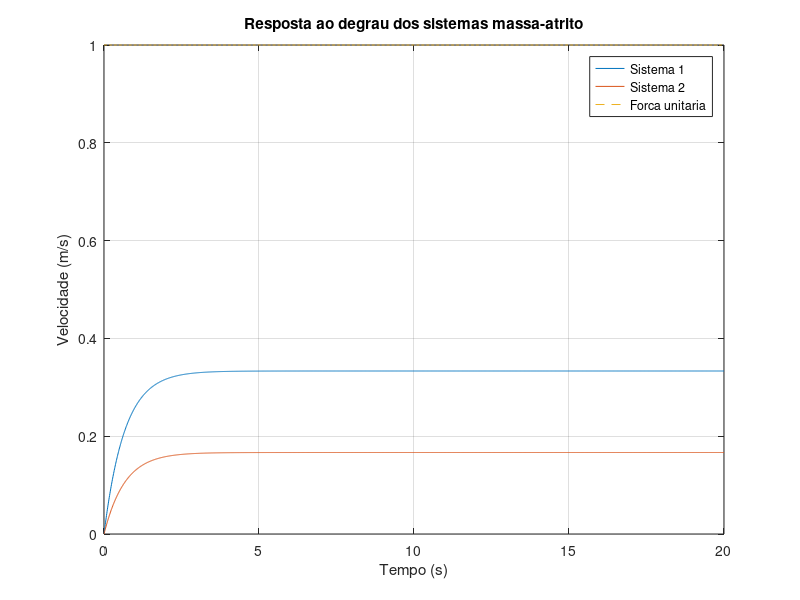
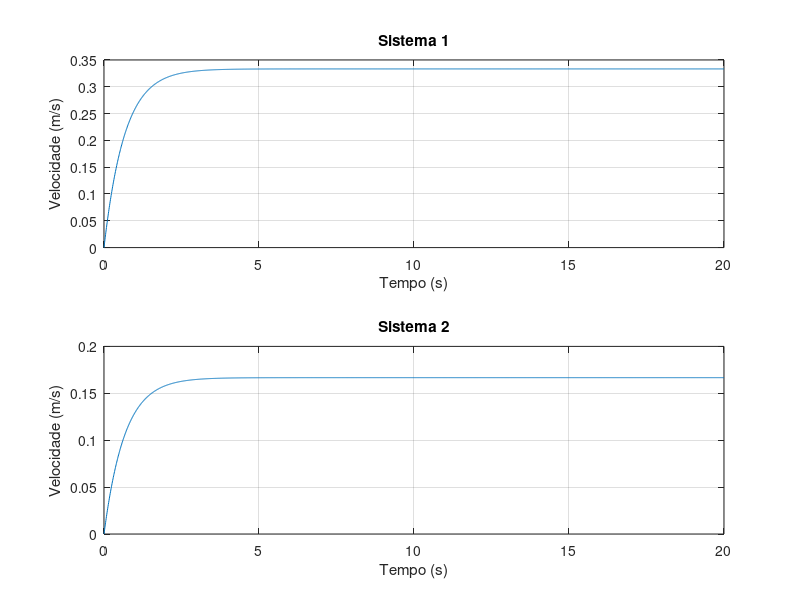
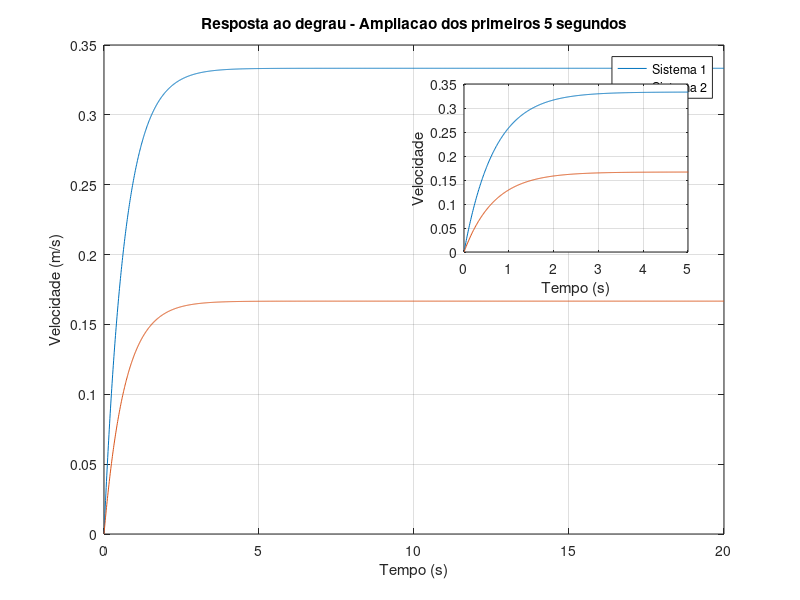
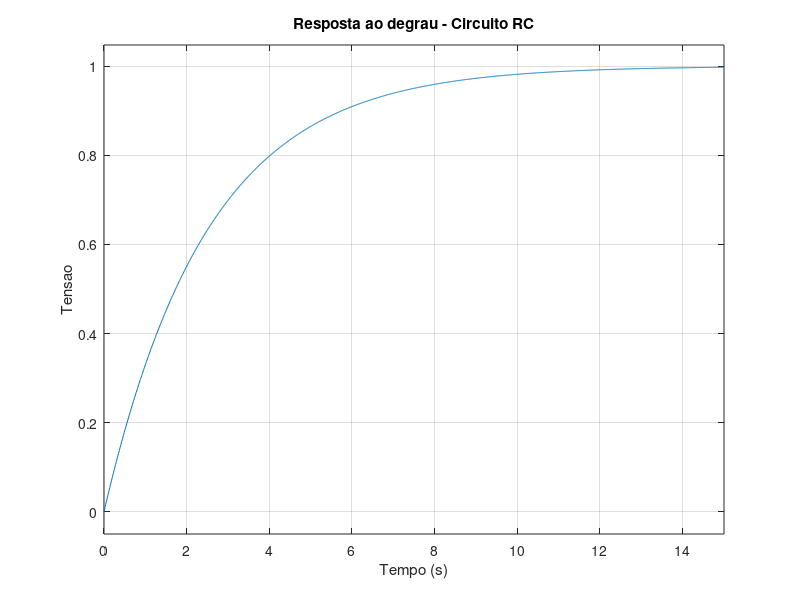

MATLAB code to generate these figures, in order: (Note: this script raises an error after producing the figures.)
%%
% 1. Sistema massa-atrito e comparacao grafica

M1 = 2;
B1 = 3;

M2 = 4;
B2 = 6;

num = 1;

den1 = [M1 B1];
den2 = [M2 B2];

sistema_1 = tf(num, den1)
sistema_2 = tf(num, den2)

tempo = 0:0.01:20;

[y1, t1] = step(sistema_1, tempo);
[y2, t2] = step(sistema_2, tempo);

figure
plot(t1, y1)
hold on
plot(t2, y2)
plot(tempo, ones(size(tempo)), '--')

xlabel('Tempo (s)')
ylabel('Velocidade (m/s)')
title('Resposta ao degrau dos sistemas massa-atrito')
legend('Sistema 1', 'Sistema 2', 'Forca unitaria')
grid on

%%
% Janela com os dois sistemas separados

figure

subplot(2,1,1)
plot(t1, y1)
xlabel('Tempo (s)')
ylabel('Velocidade (m/s)')
title('Sistema 1')
grid on

subplot(2,1,2)
plot(t2, y2)
xlabel('Tempo (s)')
ylabel('Velocidade (m/s)')
title('Sistema 2')
grid on

%%
% Janela de ampliacao dos primeiros 5 segundos

figure
plot(t1, y1)
hold on
plot(t2, y2)

xlabel('Tempo (s)')
ylabel('Velocidade (m/s)')
title('Resposta ao degrau - Ampliacao dos primeiros 5 segundos')
legend('Sistema 1', 'Sistema 2')
grid on

axes('Position', [0.58 0.58 0.28 0.28])

plot(t1, y1)
hold on
plot(t2, y2)

xlim([0 5])
xlabel('Tempo (s)')
ylabel('Velocidade')
grid on

%%
% 2. Circuito RC e comparacao de escalas

R = 2000;
tau = 2.5;

C = tau / R;

num = 1;
den = [R*C 1];

sistema = tf(num, den);

fprintf('Capacitancia: %.4f F\n', C)
sistema

tempo = 0:0.01:15;

figure
step(sistema, tempo)
xlabel('Tempo (s)')
ylabel('Tensao')
title('Resposta ao degrau - Circuito RC')
grid on

%%
% Relacao entre resistencia e constante de tempo

Rteste = 100:100:10000;

tau_teste = Rteste * C;

figure

subplot(2,2,1)
plot(Rteste, tau_teste)
xlabel('Resistencia (Ohm)')
ylabel('Constante de tempo (s)')
title('Escala comum')
grid on

subplot(2,2,2)
semilogy(Rteste, tau_teste)
xlabel('Resistencia (Ohm)')
ylabel('Constante de tempo (s)')
title('Escala logaritmica no eixo vertical')
grid on

subplot(2,2,3)
semilogx(Rteste, tau_teste)
xlabel('Resistencia (Ohm)')
ylabel('Constante de tempo (s)')
title('Escala logaritmica no eixo horizontal')
grid on

subplot(2,2,4)
loglog(Rteste, tau_teste)
xlabel('Resistencia (Ohm)')
ylabel('Constante de tempo (s)')
title('Escala logaritmica nos dois eixos')
grid on

%%
% 3. Identificacao e visualizacao de dados experimentais

t = (0:25)';

u = [0 0 0 0 1 1 1 1 1 1 1 1 1 1 1 1 1 1 1 1 1 1 1 1 1 1]';

y = [0.008 0.012 0.006 0.010 0.020 0.382 0.671 0.903 1.082 1.226 1.335 1.425 ...
1.492 1.547 1.587 1.618 1.642 1.660 1.674 1.684 1.692 1.698 1.702 1.706 ...
1.709 1.711]';

figure

subplot(2,1,1)
plot(t, u)
xlabel('Tempo (s)')
ylabel('Entrada')
title('Entrada do sistema')
grid on

subplot(2,1,2)
plot(t, y)
xlabel('Tempo (s)')
ylabel('Saida')
title('Saida do sistema')
grid on

%%
% Grafico 3D

figure
plot3(t, u, y)

xlabel('Tempo (s)')
ylabel('Entrada')
zlabel('Saida')
title('Dados experimentais')
grid on

%%
% Identificacao do sistema

Ts = 1;

dados = iddata(y, u, Ts);

sistema_estimado = tfest(dados, 1, 0)

%%
% Comparacao entre dados experimentais e modelo

figure
compare(dados, sistema_estimado)

%%
% Resposta ao degrau do modelo

figure
step(sistema_estimado, 25)
xlabel('Tempo (s)')
ylabel('Saida')
title('Resposta ao degrau - Modelo identificado')
grid on

%%
% 4. Analise de diferentes circuitos RC

R1 = 1000;
tau1 = 1.2;

R2 = 2000;
tau2 = 2.8;

R3 = 3000;
tau3 = 3.9;

R4 = 5000;
tau4 = 7.0;

C1 = tau1 / R1;
C2 = tau2 / R2;
C3 = tau3 / R3;
C4 = tau4 / R4;

fprintf('C1 = %.6f F\n', C1)
fprintf('C2 = %.6f F\n', C2)
fprintf('C3 = %.6f F\n', C3)
fprintf('C4 = %.6f F\n', C4)

R = [R1 R2 R3 R4];
tau = [tau1 tau2 tau3 tau4];
C = [C1 C2 C3 C4];

%%
% Grafico 3D dos experimentos

figure
plot3(R, tau, C, 'o-')

xlabel('Resistencia (Ohm)')
ylabel('Constante de tempo (s)')
zlabel('Capacitancia (F)')
title('Experimentos com circuitos RC')
grid on

%%
% Funcao de transferencia do Experimento 3

num = 1;
den = [R3*C3 1];

sistema_3 = tf(num, den)

tempo = 0:0.01:20;

figure
step(sistema_3, tempo)
xlabel('Tempo (s)')
ylabel('Tensao')
title('Resposta ao degrau - Experimento 3')
grid on

%%
% Janela de ampliacao dos primeiros 5 segundos

axes('Position', [0.58 0.58 0.28 0.28])

step(sistema_3, tempo)

xlim([0 5])
xlabel('Tempo (s)')
ylabel('Tensao')
grid on

%%
% 5. Analise completa de tres tipos de modelagem

% Sistema A - Caixa Branca
M = 3;
B = 5;

num_A = 1;
den_A = [M B];

sistema_A = tf(num_A, den_A);

% Sistema B - Caixa Cinza
R = 1500;
tau = 3;

C = tau / R;

num_B = 1;
den_B = [R*C 1];

sistema_B = tf(num_B, den_B);

% Sistema C - Caixa Preta
t = (0:20)';

u = [0 0 0 1 1 1 1 1 1 1 1 1 1 1 1 1 1 1 1 1 1]';

y = [0.010 0.006 0.012 0.018 0.408 0.706 0.934 1.103 1.229 1.322 1.391 ...
1.441 1.479 1.505 1.526 1.540 1.551 1.558 1.564 1.568 1.571]';

Ts = 1;

dados = iddata(y, u, Ts);

sistema_C = tfest(dados, 1, 0);

%%
% Mostrando os resultados

fprintf('Sistema A - Funcao de transferencia:\n')
sistema_A

fprintf('Capacitancia do Sistema B: %.4f F\n', C)

fprintf('Sistema B - Funcao de transferencia:\n')
sistema_B

fprintf('Sistema C - Funcao de transferencia estimada:\n')
sistema_C

%%
% Respostas ao degrau dos tres sistemas

tempo = 0:0.01:20;

figure

subplot(3,1,1)
step(sistema_A, tempo)
xlabel('Tempo (s)')
ylabel('Velocidade')
title('Sistema A - Caixa Branca')
grid on

subplot(3,1,2)
step(sistema_B, tempo)
xlabel('Tempo (s)')
ylabel('Tensao')
title('Sistema B - Caixa Cinza')
grid on

subplot(3,1,3)
step(sistema_C, tempo)
xlabel('Tempo (s)')
ylabel('Saida')
title('Sistema C - Caixa Preta')
grid on

%%
% Dados de entrada e saida do Sistema C

figure

subplot(2,1,1)
plot(t, u)
xlabel('Tempo (s)')
ylabel('Entrada')
title('Entrada - Sistema C')
grid on

subplot(2,1,2)
plot(t, y)
xlabel('Tempo (s)')
ylabel('Saida')
title('Saida - Sistema C')
grid on

%%
% Comparacao dos dados experimentais com o modelo

figure
compare(dados, sistema_C)

%%
% Classificacao dos sistemas

% Sistema A: caixa branca, pois o modelo matematico e conhecido.
% Sistema B: caixa cinza, pois parte do modelo e conhecida e usa dado experimental.
% Sistema C: caixa preta, pois o modelo e obtido a partir dos dados experimentais.
